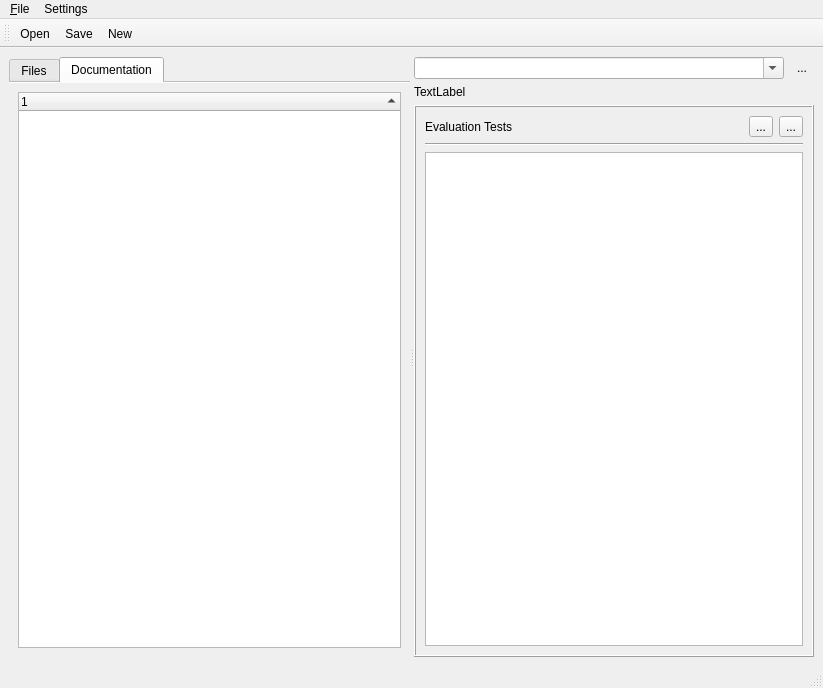
<?xml version="1.0" encoding="UTF-8"?>
<ui version="4.0">
 <class>MainWindow</class>
 <widget class="QMainWindow" name="MainWindow">
  <property name="geometry">
   <rect>
    <x>0</x>
    <y>0</y>
    <width>823</width>
    <height>688</height>
   </rect>
  </property>
  <property name="windowTitle">
   <string>MainWindow</string>
  </property>
  <property name="windowIcon">
   <iconset resource="Experiment.qrc">
    <normaloff>:/latex/icons/FuncIcon2.png</normaloff>:/latex/icons/FuncIcon2.png</iconset>
  </property>
  <widget class="QWidget" name="centralwidget">
   <layout class="QVBoxLayout" name="verticalLayout_4">
    <item>
     <widget class="QSplitter" name="splitterHorizontal">
      <property name="orientation">
       <enum>Qt::Horizontal</enum>
      </property>
      <widget class="QWidget" name="verticalLayoutWidget">
       <layout class="QVBoxLayout" name="verticalLayout_2">
        <item>
         <widget class="QTabWidget" name="tabWidget">
          <property name="tabPosition">
           <enum>QTabWidget::North</enum>
          </property>
          <property name="tabShape">
           <enum>QTabWidget::Rounded</enum>
          </property>
          <property name="currentIndex">
           <number>1</number>
          </property>
          <property name="documentMode">
           <bool>true</bool>
          </property>
          <property name="tabsClosable">
           <bool>false</bool>
          </property>
          <property name="movable">
           <bool>true</bool>
          </property>
          <property name="tabBarAutoHide">
           <bool>false</bool>
          </property>
          <widget class="QWidget" name="tab">
           <attribute name="title">
            <string>Files</string>
           </attribute>
           <layout class="QVBoxLayout" name="verticalLayout">
            <item>
             <widget class="QTreeWidget" name="fileTreeWidget">
              <column>
               <property name="text">
                <string notr="true">1</string>
               </property>
              </column>
             </widget>
            </item>
           </layout>
          </widget>
          <widget class="QWidget" name="tab_2">
           <attribute name="title">
            <string>Documentation</string>
           </attribute>
           <layout class="QVBoxLayout" name="verticalLayout_6">
            <item>
             <widget class="QTreeWidget" name="docTreeWidget">
              <property name="autoFillBackground">
               <bool>true</bool>
              </property>
              <property name="textElideMode">
               <enum>Qt::ElideRight</enum>
              </property>
              <property name="indentation">
               <number>10</number>
              </property>
              <property name="sortingEnabled">
               <bool>true</bool>
              </property>
              <property name="wordWrap">
               <bool>false</bool>
              </property>
              <attribute name="headerShowSortIndicator" stdset="0">
               <bool>true</bool>
              </attribute>
              <column>
               <property name="text">
                <string notr="true">1</string>
               </property>
              </column>
             </widget>
            </item>
           </layout>
          </widget>
         </widget>
        </item>
       </layout>
      </widget>
      <widget class="QWidget" name="verticalLayoutWidget_2">
       <layout class="QVBoxLayout" name="verticalLayout_3">
        <item>
         <layout class="QHBoxLayout" name="horizontalLayout_2">
          <item>
           <widget class="QComboBox" name="filenameComboBox">
            <property name="sizePolicy">
             <sizepolicy hsizetype="Expanding" vsizetype="Fixed">
              <horstretch>0</horstretch>
              <verstretch>0</verstretch>
             </sizepolicy>
            </property>
            <property name="editable">
             <bool>true</bool>
            </property>
            <property name="maxVisibleItems">
             <number>100</number>
            </property>
            <property name="insertPolicy">
             <enum>QComboBox::InsertAtTop</enum>
            </property>
           </widget>
          </item>
          <item>
           <widget class="QToolButton" name="removeCurrent">
            <property name="toolTip">
             <string>remove Current entry from Combo Box</string>
            </property>
            <property name="text">
             <string>...</string>
            </property>
            <property name="icon">
             <iconset resource="Experiment.qrc">
              <normaloff>:/openicon/icons/edit-clear-locationbar-rtl.png</normaloff>:/openicon/icons/edit-clear-locationbar-rtl.png</iconset>
            </property>
            <property name="autoRaise">
             <bool>true</bool>
            </property>
           </widget>
          </item>
         </layout>
        </item>
        <item>
         <widget class="QLabel" name="statusLabel">
          <property name="text">
           <string>TextLabel</string>
          </property>
         </widget>
        </item>
        <item>
         <widget class="QSplitter" name="splitterVertical">
          <property name="orientation">
           <enum>Qt::Vertical</enum>
          </property>
          <widget class="QFrame" name="consoleFrame">
           <property name="frameShape">
            <enum>QFrame::Box</enum>
           </property>
           <property name="frameShadow">
            <enum>QFrame::Raised</enum>
           </property>
           <layout class="QVBoxLayout" name="verticalLayout_5">
            <item>
             <layout class="QHBoxLayout" name="horizontalLayout_3">
              <item>
               <widget class="QLabel" name="label">
                <property name="text">
                 <string>Evaluation Tests</string>
                </property>
               </widget>
              </item>
              <item>
               <widget class="QToolButton" name="addEvalRow">
                <property name="toolTip">
                 <string>Add Row</string>
                </property>
                <property name="text">
                 <string>...</string>
                </property>
                <property name="icon">
                 <iconset resource="Experiment.qrc">
                  <normaloff>:/openicon/icons/edit-add.png</normaloff>
                  <normalon>:/openicon/icons/edit-add.png</normalon>:/openicon/icons/edit-add.png</iconset>
                </property>
               </widget>
              </item>
              <item>
               <widget class="QToolButton" name="removeEvalRow">
                <property name="toolTip">
                 <string>Remove Row(s)</string>
                </property>
                <property name="text">
                 <string>...</string>
                </property>
                <property name="icon">
                 <iconset resource="Experiment.qrc">
                  <normaloff>:/openicon/icons/edit_remove.png</normaloff>
                  <normalon>:/openicon/icons/edit_remove.png</normalon>:/openicon/icons/edit_remove.png</iconset>
                </property>
               </widget>
              </item>
             </layout>
            </item>
            <item>
             <widget class="Line" name="line">
              <property name="orientation">
               <enum>Qt::Horizontal</enum>
              </property>
             </widget>
            </item>
            <item>
             <layout class="QHBoxLayout" name="horizontalLayout">
              <item>
               <widget class="QTableView" name="tableView"/>
              </item>
             </layout>
            </item>
           </layout>
          </widget>
         </widget>
        </item>
       </layout>
      </widget>
     </widget>
    </item>
   </layout>
  </widget>
  <widget class="QMenuBar" name="menubar">
   <property name="geometry">
    <rect>
     <x>0</x>
     <y>0</y>
     <width>823</width>
     <height>21</height>
    </rect>
   </property>
   <widget class="QMenu" name="menuFile">
    <property name="title">
     <string>&amp;File</string>
    </property>
    <addaction name="actionOpen"/>
    <addaction name="actionSave"/>
    <addaction name="actionNew"/>
   </widget>
   <widget class="QMenu" name="menuSettings">
    <property name="title">
     <string>Settings</string>
    </property>
    <addaction name="actionOptions"/>
   </widget>
   <addaction name="menuFile"/>
   <addaction name="menuSettings"/>
  </widget>
  <widget class="QStatusBar" name="statusbar"/>
  <widget class="QToolBar" name="toolBar">
   <property name="windowTitle">
    <string>toolBar</string>
   </property>
   <attribute name="toolBarArea">
    <enum>TopToolBarArea</enum>
   </attribute>
   <attribute name="toolBarBreak">
    <bool>false</bool>
   </attribute>
   <addaction name="actionOpen"/>
   <addaction name="actionSave"/>
   <addaction name="actionNew"/>
  </widget>
  <action name="actionStartScript">
   <property name="icon">
    <iconset resource="Experiment.qrc">
     <normaloff>:/kde/icons/media-playback-start-7.png</normaloff>:/kde/icons/media-playback-start-7.png</iconset>
   </property>
   <property name="text">
    <string>Start Script</string>
   </property>
   <property name="toolTip">
    <string>Start the script</string>
   </property>
   <property name="shortcut">
    <string>Ctrl+R</string>
   </property>
  </action>
  <action name="actionStopScript">
   <property name="icon">
    <iconset resource="Experiment.qrc">
     <normaloff>:/kde/icons/media-playback-stop-7.png</normaloff>:/kde/icons/media-playback-stop-7.png</iconset>
   </property>
   <property name="text">
    <string>Stop Script</string>
   </property>
   <property name="toolTip">
    <string>Stop the script</string>
   </property>
   <property name="shortcut">
    <string>Ctrl+X</string>
   </property>
  </action>
  <action name="actionStopScriptAndScan">
   <property name="icon">
    <iconset resource="Experiment.qrc">
     <normaloff>:/openicon/icons/road-sign-us-stop.png</normaloff>:/openicon/icons/road-sign-us-stop.png</iconset>
   </property>
   <property name="text">
    <string>Stop Script and Scan</string>
   </property>
   <property name="toolTip">
    <string>Stop the script and scan</string>
   </property>
   <property name="shortcut">
    <string>Ctrl+Alt+X</string>
   </property>
  </action>
  <action name="actionOpen">
   <property name="icon">
    <iconset resource="Experiment.qrc">
     <normaloff>:/openicon/icons/document-open-5.png</normaloff>:/openicon/icons/document-open-5.png</iconset>
   </property>
   <property name="text">
    <string>&amp;Open</string>
   </property>
   <property name="shortcut">
    <string>Ctrl+O</string>
   </property>
  </action>
  <action name="actionSave">
   <property name="icon">
    <iconset resource="Experiment.qrc">
     <normaloff>:/kde/icons/filesave.png</normaloff>:/kde/icons/filesave.png</iconset>
   </property>
   <property name="text">
    <string>&amp;Save</string>
   </property>
   <property name="toolTip">
    <string>Save file</string>
   </property>
   <property name="shortcut">
    <string>Ctrl+S</string>
   </property>
  </action>
  <action name="actionReset">
   <property name="icon">
    <iconset resource="Experiment.qrc">
     <normaloff>:/openicon/icons/document-revert-5.png</normaloff>:/openicon/icons/document-revert-5.png</iconset>
   </property>
   <property name="text">
    <string>Reset Editor to File</string>
   </property>
   <property name="toolTip">
    <string>Reset editor to file</string>
   </property>
   <property name="shortcut">
    <string>F5</string>
   </property>
  </action>
  <action name="actionNew">
   <property name="icon">
    <iconset resource="Experiment.qrc">
     <normaloff>:/other/icons/document-new-icon.png</normaloff>:/other/icons/document-new-icon.png</iconset>
   </property>
   <property name="text">
    <string>&amp;New</string>
   </property>
   <property name="toolTip">
    <string>Create new file</string>
   </property>
   <property name="shortcut">
    <string>Ctrl+N</string>
   </property>
  </action>
  <action name="actionPauseScript">
   <property name="checkable">
    <bool>true</bool>
   </property>
   <property name="icon">
    <iconset resource="Experiment.qrc">
     <normaloff>:/openicon/icons/media-playback-pause-7.png</normaloff>:/openicon/icons/media-playback-pause-7.png</iconset>
   </property>
   <property name="text">
    <string>Pause Script</string>
   </property>
   <property name="toolTip">
    <string>Pause the script</string>
   </property>
  </action>
  <action name="actionPauseScriptAndScan">
   <property name="checkable">
    <bool>false</bool>
   </property>
   <property name="icon">
    <iconset resource="Experiment.qrc">
     <normaloff>:/openicon/icons/media-playback-pause-3.png</normaloff>:/openicon/icons/media-playback-pause-3.png</iconset>
   </property>
   <property name="text">
    <string>Pause Script and Scan</string>
   </property>
   <property name="toolTip">
    <string>Pause the script and scan</string>
   </property>
  </action>
  <action name="actionShowConsole">
   <property name="checkable">
    <bool>true</bool>
   </property>
   <property name="checked">
    <bool>true</bool>
   </property>
   <property name="text">
    <string>Show Console</string>
   </property>
  </action>
  <action name="actionShowDocs">
   <property name="checkable">
    <bool>true</bool>
   </property>
   <property name="checked">
    <bool>true</bool>
   </property>
   <property name="text">
    <string>Show Documentation</string>
   </property>
   <property name="toolTip">
    <string>Show Docs</string>
   </property>
   <property name="shortcut">
    <string>F1</string>
   </property>
  </action>
  <action name="actionOptions">
   <property name="text">
    <string>Options...</string>
   </property>
  </action>
 </widget>
 <resources>
  <include location="Experiment.qrc"/>
 </resources>
 <connections>
  <connection>
   <sender>actionShowConsole</sender>
   <signal>toggled(bool)</signal>
   <receiver>consoleFrame</receiver>
   <slot>setVisible(bool)</slot>
   <hints>
    <hint type="sourcelabel">
     <x>-1</x>
     <y>-1</y>
    </hint>
    <hint type="destinationlabel">
     <x>223</x>
     <y>385</y>
    </hint>
   </hints>
  </connection>
  <connection>
   <sender>actionShowDocs</sender>
   <signal>toggled(bool)</signal>
   <receiver>fileTreeWidget</receiver>
   <slot>setVisible(bool)</slot>
   <hints>
    <hint type="sourcelabel">
     <x>-1</x>
     <y>-1</y>
    </hint>
    <hint type="destinationlabel">
     <x>628</x>
     <y>361</y>
    </hint>
   </hints>
  </connection>
 </connections>
</ui>
